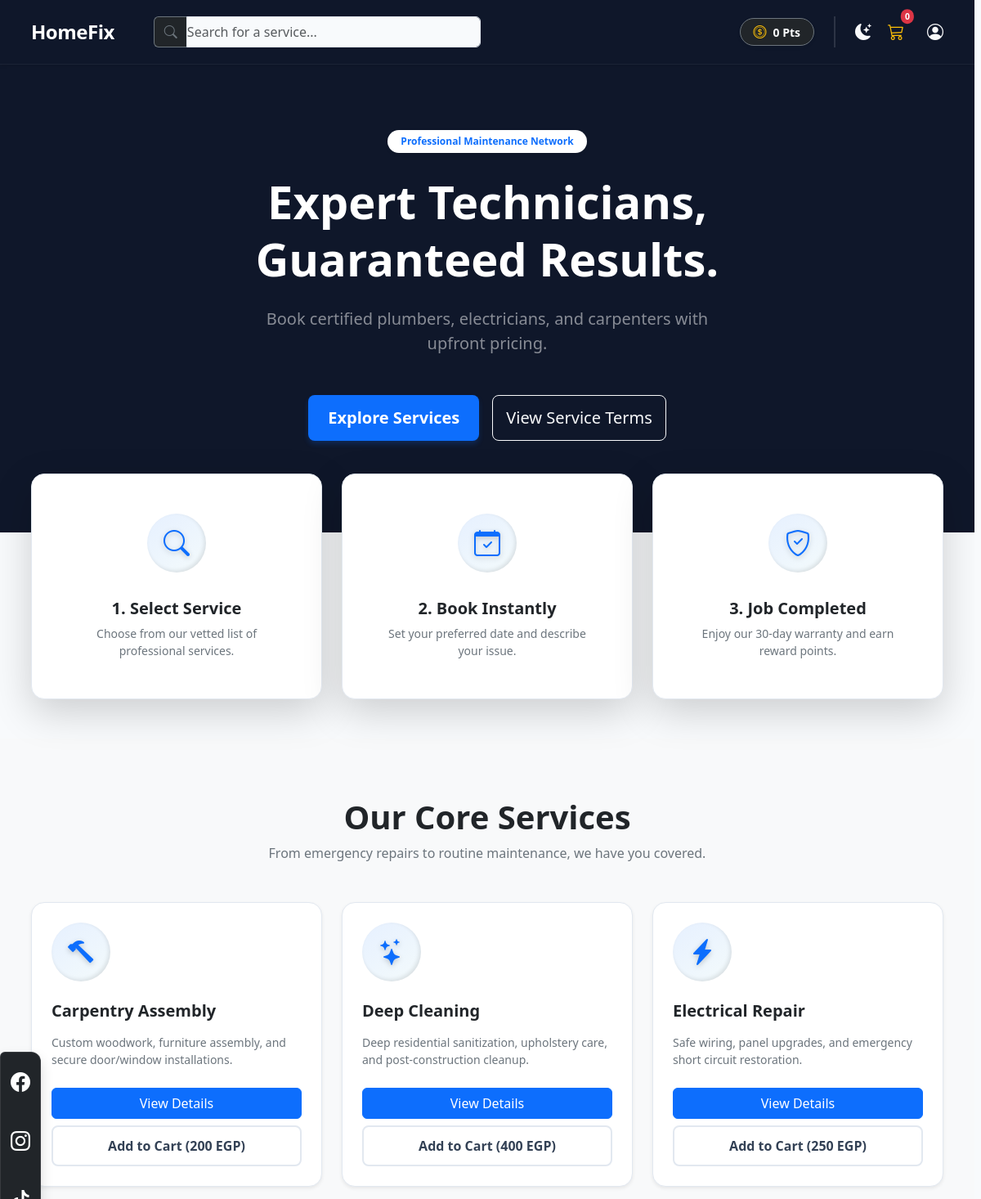
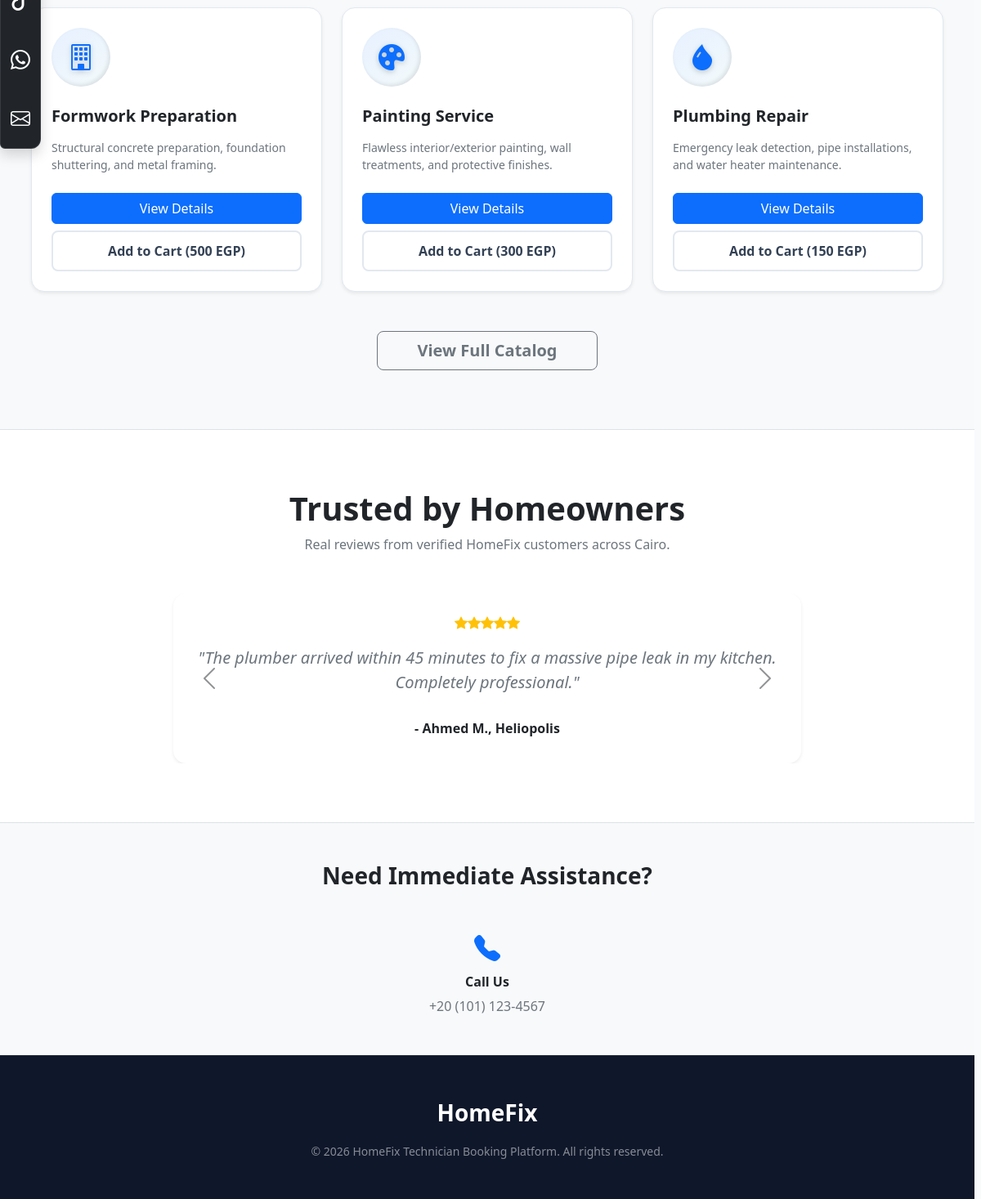
The app's page /Frontend/index.php with its own data (2 pictures, top to bottom).
### tables this page shows
CREATE TABLE IF NOT EXISTS services (
    id INT PRIMARY KEY AUTO_INCREMENT,
    category_id INT DEFAULT NULL,
    name VARCHAR(150) NOT NULL,
    description TEXT,
    price DECIMAL(10, 2) NOT NULL,
    image_icon VARCHAR(255) DEFAULT 'bi-tools',
    created_at TIMESTAMP DEFAULT CURRENT_TIMESTAMP,
    FOREIGN KEY (category_id) REFERENCES categories(category_id) ON DELETE SET NULL
);

### Backend/services_db.php (called while the page is built, shortened)
<?php
require_once __DIR__ . '/db.php';
function getAllServices() {
    global $connection;
    $query = "SELECT
                s.id,
                s.name,
                s.description,
                s.price,
                s.image_icon,
                s.category_id,
                c.category_name
              FROM services s
              LEFT JOIN categories c ON s.category_id = c.category_id
              ORDER BY c.category_name ASC, s.name ASC";
    $result = mysqli_query($connection, $query);
    $services = array();
    if ($result && mysqli_num_rows($result) > 0) {
        while ($row = mysqli_fetch_assoc($result)) {
            $services[] = $row;
        }
    }
    return $services;
}
?>

### Frontend/index.php (the view, shortened to what this page needs)
<?php
require_once '../backend/db.php';
require_once '../backend/services_db.php';
$total_points = 0;
$all_services = getAllServices();
$featured_services = array_slice($all_services, 0, 6);
?>
<!DOCTYPE html>
<html lang="en" data-bs-theme="light">
<head>
    <link href="https://cdn.jsdelivr.net/npm/bootstrap@5.3.3/dist/css/bootstrap.min.css" rel="stylesheet">
    <link rel="stylesheet" href="https://cdn.jsdelivr.net/npm/bootstrap-icons@1.11.3/font/bootstrap-icons.min.css">
    <link rel="stylesheet" href="style.css">
</head>
<body id="page">
    <div id="side-nav" class="position-fixed top-50 translate-middle-y" style="right: 0; z-index: 1040;">
        <div class="d-flex flex-column gap-3 p-2 bg-dark rounded-start shadow" style="transition: width 0.3s ease;">
            <a href="https://www.facebook.com/share/1HPQ5SuQhS/?mibextid=wwXIfr" target="_blank" class="text-white fs-4 hover-lift-icon" title="Facebook"><i class="bi bi-facebook"></i></a>
            <a href="https://www.instagram.com/homefix___?igsh=Z3drajVxcXVqZGJx&utm_source=qr" target="_blank" class="text-white fs-4 hover-lift-icon" title="Instagram"><i class="bi bi-instagram"></i></a>
            <a href="https://www.tiktok.com/@home.fix71?_r=1&_t=ZS-963hz867Nv2" target="_blank" class="text-white fs-4 hover-lift-icon" title="TikTok"><i class="bi bi-tiktok"></i></a>
            <a href="#" class="text-white fs-4 hover-lift-icon" title="WhatsApp"><i class="bi bi-whatsapp"></i></a>
            <a href="#contact" class="text-white fs-4 hover-lift-icon" title="Contact Us"><i class="bi bi-envelope"></i></a>
        </div>
    </div>
    <header>
        <nav class="navbar navbar-expand-lg navbar-dark navbar-pro shadow-sm sticky-top">
            <div class="container">
                <a class="navbar-brand fw-bold me-4" href="index.php">HomeFix</a>
                <form class="d-none d-lg-flex flex-grow-1 mx-4" role="search" style="max-width: 400px;">
                    <div class="input-group">
                        <span class="input-group-text bg-dark border-secondary text-secondary border-end-0"><i class="bi bi-search" aria-hidden="true"></i></span>
                        <input type="search" class="form-control bg-dark border-secondary text-light shadow-none border-start-0 ps-0" placeholder="Search for a service..." aria-label="Search">
                    </div>
                </form>
                <div class="d-flex align-items-center gap-3 gap-md-4 ms-auto">
                    <div class="d-none d-md-flex align-items-center bg-dark rounded-pill px-3 py-1 border border-secondary hover-lift-icon shadow-sm" title="HomeFix Rewards" style="cursor: pointer;" data-bs-toggle="modal" data-bs-target="#rewardsModal">
                        <i class="bi bi-coin text-warning me-2" aria-hidden="true"></i>
                        <span class="text-light fw-bold small"><?php echo number_format($total_points); ?> Pts</span>
                    </div>
                    <div class="d-none d-md-block vr text-white-50 opacity-25" style="width: 2px; min-height: 24px;"></div>
                    <div class="d-flex align-items-center gap-3">
                        <button id="theme-toggle" aria-label="Toggle Dark Mode" class="bg-transparent border-0 p-0 text-light hover-lift-icon d-flex align-items-center" onclick="window.toggleDarkMode()">
                            <i class="bi bi-moon-stars-fill fs-5" id="theme-icon" aria-hidden="true"></i>
                        </button>
                        <button class="btn btn-outline-warning border-0 position-relative p-1" data-bs-toggle="offcanvas" data-bs-target="#cartOffcanvas" aria-label="View Cart">
                            <i class="bi bi-cart3 fs-5" aria-hidden="true"></i>
                            <span id="cart-count" class="position-absolute top-0 start-100 translate-middle badge rounded-pill bg-danger">0</span>
                        </button>
                        <div class="dropdown">
                            <a href="#" class="text-light text-decoration-none d-block ms-2" id="userAccountMenu" data-bs-toggle="dropdown" aria-expanded="false">
                                <i class="bi bi-person-circle fs-5 hover-lift-icon" aria-hidden="true"></i>
                            </a>
                        </div>
                    </div>
                </div>
            </div>
        </nav>
    </header>
    <main>
        <section id="home" class="hero-section text-center">
            <div class="container hero-content">
                <div class="row justify-content-center">
                    <div class="col-lg-8">
                        <span class="badge bg-white text-primary rounded-pill px-3 py-2 mb-4 shadow-sm fw-bold">Professional Maintenance Network</span>
                        <h1 class="display-4 fw-bold mb-4 lh-sm">Expert Technicians,<br>Guaranteed Results.</h1>
                        <p class="lead mb-5 text-white-50 mx-auto" style="max-width: 600px;">Book certified plumbers, electricians, and carpenters with upfront pricing.</p>
                        <div class="d-flex justify-content-center flex-wrap gap-3">
                            <a href="#services" class="btn btn-pro-primary btn-lg" onmouseover="hoverButton(this)" onmouseout="normalButton(this)">Explore Services</a>
                            <button type="button" class="btn btn-outline-light btn-lg" data-bs-toggle="modal" data-bs-target="#termsModal">View Service Terms</button>
                        </div>
                    </div>
                </div>
            </div>
        </section>
        <section id="how-it-works" class="container overlap-grid mb-5">
            <div class="row g-4 justify-content-center">
                <div class="col-md-4">
                    <a href="#services" class="text-decoration-none d-block h-100">
                        <div class="card h-100 border-0 shadow-lg text-center p-4 p-xl-5 hover-lift rounded-4">
                            <div class="icon-neumorphic mx-auto"><i class="bi bi-search"></i></div>
                            <h3 class="h5 fw-bold mt-2 text-dark">1. Select Service</h3>
                            <p class="text-secondary small mb-0">Choose from our vetted list of professional services.</p>
                        </div>
                    </a>
                </div>
                <div class="col-md-4">
                    <a href="book.php" class="text-decoration-none d-block h-100">
                        <div class="card h-100 border-0 shadow-lg text-center p-4 p-xl-5 hover-lift rounded-4">
                            <div class="icon-neumorphic mx-auto"><i class="bi bi-calendar-check"></i></div>
                            <h3 class="h5 fw-bold mt-2 text-dark">2. Book Instantly</h3>
                            <p class="text-secondary small mb-0">Set your preferred date and describe your issue.</p>
                        </div>
                    </a>
                </div>
                <div class="col-md-4">
                    <a href="success.php" class="text-decoration-none d-block h-100">
                        <div class="card h-100 border-0 shadow-lg text-center p-4 p-xl-5 hover-lift rounded-4">
                            <div class="icon-neumorphic mx-auto"><i class="bi bi-shield-check"></i></div>
                            <h3 class="h5 fw-bold mt-2 text-dark">3. Job Completed</h3>
                            <p class="text-secondary small mb-0">Enjoy our 30-day warranty and earn reward points.</p>
                        </div>
                    </a>
                </div>
            </div>
        </section>
        <section id="services" class="py-5 bg-light">
            <div class="container py-4">
                <div class="text-center mb-5">
                    <h2 class="display-6 fw-bold text-dark">Our Core Services</h2>
                    <p class="text-secondary">From emergency repairs to routine maintenance, we have you covered.</p>
                </div>
                <div class="row row-cols-1 row-cols-md-2 row-cols-lg-3 g-4">
                    <?php if (empty($featured_services)): ?>
                        <div class="col-12 text-center text-secondary py-5">Catalog is currently updating.</div>
                    <?php else: ?>
                        <?php foreach ($featured_services as $service): ?>
                            <article class="col">
                                <div class="card h-100 border-0 shadow-sm p-4 hover-lift rounded-4" onclick="changeBorder(this)">
                                    <div class="icon-neumorphic"><i class="bi <?php echo htmlspecialchars($service['image_icon'] ?? 'bi-tools'); ?>"></i></div>
                                    <h3 class="h5 fw-bold text-dark mb-3"><?php echo htmlspecialchars($service['name']); ?></h3>
                                    <p class="text-secondary small mb-4 flex-grow-1"><?php echo htmlspecialchars($service['description']); ?></p>
                                    <div class="d-flex flex-column gap-2 mt-auto">
                                        <a href="book.php" class="btn btn-primary w-100">View Details</a>
                                        <button type="button" class="btn btn-pro-outline w-100" onclick="window.addToCart('<?php echo addslashes($service['name']); ?>', <?php echo (float)$service['price']; ?>)">Add to Cart (<?php echo number_format($service['price'], 0); ?> EGP)</button>
                                    </div>
                                </div>
                            </article>
                        <?php endforeach; ?>
                    <?php endif; ?>
                </div>
                <div class="text-center mt-5">
                    <a href="services.php" class="btn btn-outline-secondary btn-lg fw-bold px-5">View Full Catalog</a>
                </div>
            </div>
        </section>
        <section id="reviews" class="py-5 bg-white border-top">
            <div class="container py-4">
                <div class="text-center mb-5">
                    <h2 class="display-6 fw-bold text-dark">Trusted by Homeowners</h2>
                    <p class="text-secondary">Real reviews from verified HomeFix customers across Cairo.</p>
                </div>
                <div id="customerReviewsCarousel" class="carousel slide" data-bs-ride="carousel" style="max-width: 800px; margin: 0 auto;">
                    <div class="carousel-inner">
                        <div class="carousel-item active" data-bs-interval="4000">
                            <div class="card border-0 shadow-sm p-4 text-center rounded-4 mx-3">
                                <div class="text-warning mb-3"><i class="bi bi-star-fill"></i><i class="bi bi-star-fill"></i><i class="bi bi-star-fill"></i><i class="bi bi-star-fill"></i><i class="bi bi-star-fill"></i></div>
                                <p class="text-secondary fs-5 fst-italic">"The plumber arrived within 45 minutes to fix a massive pipe leak in my kitchen. Completely professional."</p>
                                <h4 class="h6 fw-bold text-dark mt-3">- Ahmed M., Heliopolis</h4>
                            </div>
                        </div>
                        </div>
                    <button class="carousel-control-prev" type="button" data-bs-target="#customerReviewsCarousel" data-bs-slide="prev">
                        <i class="bi bi-chevron-left text-dark fs-2"></i>
                    </button>
                    <button class="carousel-control-next" type="button" data-bs-target="#customerReviewsCarousel" data-bs-slide="next">
                        <i class="bi bi-chevron-right text-dark fs-2"></i>
                    </button>
                </div>
            </div>
        </section>
        <section id="contact" class="py-5 bg-light border-top text-center">
            <div class="container">
                <h2 class="h3 fw-bold text-dark mb-5">Need Immediate Assistance?</h2>
                <div class="d-flex flex-column align-items-center">
                    <i class="bi bi-telephone-fill text-primary fs-2 mb-2"></i>
                    <h4 class="h6 fw-bold text-dark">Call Us</h4>
                    <a href="tel:+20101234567" class="text-secondary text-decoration-none">+20 (101) 123-4567</a>
                </div>
            </div>
        </section>
    </main>
    <footer class="footer-pro py-5 text-center mt-auto bg-dark">
        <div class="container">
            <div class="navbar-brand fw-bold mb-3 fs-3 text-white">HomeFix</div>
            <p class="mb-0 small text-white-50">&copy; <?php echo date('Y'); ?> HomeFix Technician Booking Platform. All rights reserved.</p>
        </div>
    </footer>
</body>
</html>

### records on screen
services: name "Carpentry Assembly", description "Custom woodwork, furniture assembly, and secure door/window installations.", price "200"
services: name "Deep Cleaning", description "Deep residential sanitization, upholstery care, and post-construction cleanup.", price "400"
services: name "Electrical Repair", description "Safe wiring, panel upgrades, and emergency short circuit restoration.", price "250"
services: name "Formwork Preparation", description "Structural concrete preparation, foundation shuttering, and metal framing.", price "500"
services: name "Painting Service", description "Flawless interior/exterior painting, wall treatments, and protective finishes.", price "300"
services: name "Plumbing Repair", description "Emergency leak detection, pipe installations, and water heater maintenance.", price "150"

### other values on screen
$total_points "0"
